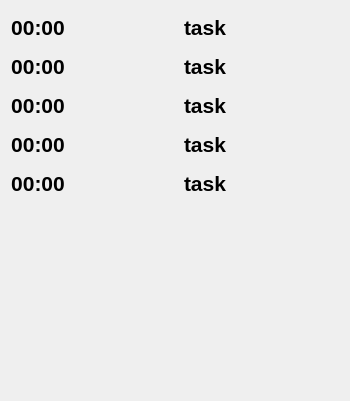
<?xml version="1.0" encoding="UTF-8"?>
<ui version="4.0">
 <class>Form</class>
 <widget class="QWidget" name="Form">
  <property name="geometry">
   <rect>
    <x>0</x>
    <y>0</y>
    <width>350</width>
    <height>401</height>
   </rect>
  </property>
  <property name="windowTitle">
   <string>Form</string>
  </property>
  <layout class="QFormLayout" name="formLayout">
   <item row="0" column="0">
    <widget class="QLabel" name="label">
     <property name="font">
      <font>
       <pointsize>16</pointsize>
       <bold>true</bold>
      </font>
     </property>
     <property name="text">
      <string>00:00</string>
     </property>
     <property name="alignment">
      <set>Qt::AlignmentFlag::AlignCenter</set>
     </property>
    </widget>
   </item>
   <item row="0" column="1">
    <widget class="QPushButton" name="pushButton_9">
     <property name="font">
      <font>
       <pointsize>16</pointsize>
       <bold>true</bold>
      </font>
     </property>
     <property name="text">
      <string>task</string>
     </property>
     <property name="flat">
      <bool>true</bool>
     </property>
    </widget>
   </item>
   <item row="1" column="0">
    <widget class="QLabel" name="label_2">
     <property name="font">
      <font>
       <pointsize>16</pointsize>
       <bold>true</bold>
      </font>
     </property>
     <property name="text">
      <string>00:00</string>
     </property>
     <property name="alignment">
      <set>Qt::AlignmentFlag::AlignCenter</set>
     </property>
    </widget>
   </item>
   <item row="1" column="1">
    <widget class="QPushButton" name="pushButton_10">
     <property name="font">
      <font>
       <pointsize>16</pointsize>
       <bold>true</bold>
      </font>
     </property>
     <property name="text">
      <string>task</string>
     </property>
     <property name="flat">
      <bool>true</bool>
     </property>
    </widget>
   </item>
   <item row="2" column="0">
    <widget class="QLabel" name="label_3">
     <property name="font">
      <font>
       <pointsize>16</pointsize>
       <bold>true</bold>
      </font>
     </property>
     <property name="text">
      <string>00:00</string>
     </property>
     <property name="alignment">
      <set>Qt::AlignmentFlag::AlignCenter</set>
     </property>
    </widget>
   </item>
   <item row="2" column="1">
    <widget class="QPushButton" name="pushButton_11">
     <property name="font">
      <font>
       <pointsize>16</pointsize>
       <bold>true</bold>
      </font>
     </property>
     <property name="text">
      <string>task</string>
     </property>
     <property name="flat">
      <bool>true</bool>
     </property>
    </widget>
   </item>
   <item row="3" column="0">
    <widget class="QLabel" name="label_4">
     <property name="font">
      <font>
       <pointsize>16</pointsize>
       <bold>true</bold>
      </font>
     </property>
     <property name="text">
      <string>00:00</string>
     </property>
     <property name="alignment">
      <set>Qt::AlignmentFlag::AlignCenter</set>
     </property>
    </widget>
   </item>
   <item row="3" column="1">
    <widget class="QPushButton" name="pushButton_12">
     <property name="font">
      <font>
       <pointsize>16</pointsize>
       <bold>true</bold>
      </font>
     </property>
     <property name="text">
      <string>task</string>
     </property>
     <property name="flat">
      <bool>true</bool>
     </property>
    </widget>
   </item>
   <item row="4" column="0">
    <widget class="QLabel" name="label_5">
     <property name="font">
      <font>
       <pointsize>16</pointsize>
       <bold>true</bold>
      </font>
     </property>
     <property name="text">
      <string>00:00</string>
     </property>
     <property name="alignment">
      <set>Qt::AlignmentFlag::AlignCenter</set>
     </property>
    </widget>
   </item>
   <item row="4" column="1">
    <widget class="QPushButton" name="pushButton_13">
     <property name="font">
      <font>
       <pointsize>16</pointsize>
       <bold>true</bold>
      </font>
     </property>
     <property name="text">
      <string>task</string>
     </property>
     <property name="flat">
      <bool>true</bool>
     </property>
    </widget>
   </item>
  </layout>
 </widget>
 <resources/>
 <connections/>
</ui>
